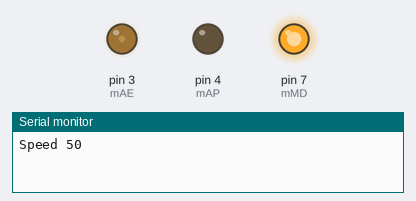
A sketch run on a simulated Arduino Uno, built with avr-gcc and run on an emulated ATmega328P. Shown: output pins drawn as LEDs (lit = HIGH), the last lines printed to the serial monitor.

Above: at 0.05 s.
At 1.5 s:
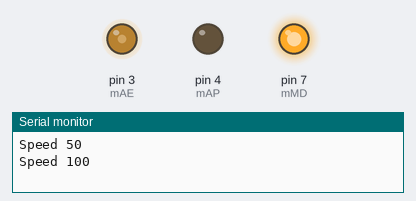
At 3.0 s:
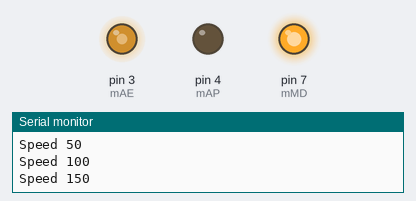
At 6.0 s:
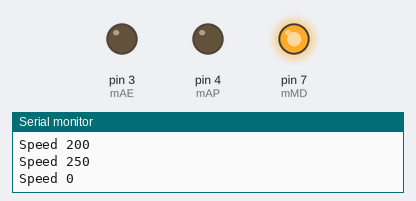
Timing chart, 0 to 7.8 s (numbered marks = the images above):
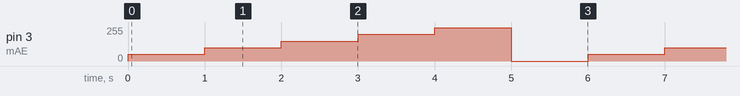

The sketch:

motor_test.ino
```cpp
// Declare motor cotrol PIN
const int mAE = 3;  // PMW	-Enable
const int mAP = 4;  // Digital	-PHASE
const int mMD = 7;  // PMW

// For motor shield "DRV8835搭載デュアルモータードライバシールド"
// const int mAE = 6;  // PMW	-Enable
// const int mAP = 8;  // Digital	-PHASE
// const int mMD = 7;  // PMW

void setup() {
  // Setting output motor PIN
  pinMode(mAE, OUTPUT);
  pinMode(mAP, OUTPUT);
  pinMode(mMD, OUTPUT);

  // Setting PHASE - ENABLE
  digitalWrite(mMD, HIGH);

  // Serial COM port for display out
  Serial.begin(9600);
}

void loop() {
  // TODO: Class and For loop
  analogWrite(mAE, 50);		// ENABLE set 0 ~ 255
  digitalWrite(mAP, LOW);		// PHASE set LOW=0, HIGH=1
  Serial.println("Speed 50");  	// Display speed
  delay(1000);

  analogWrite(mAE, 100);
  digitalWrite(mAP, LOW);
  Serial.println("Speed 100");
  delay(1000);

  analogWrite(mAE, 150);
  digitalWrite(mAP, 0);
  Serial.println("Speed 150");
  delay(1000);

  analogWrite(mAE, 200);
  digitalWrite(mAP, 0);
  Serial.println("Speed 200");
  delay(1000);

  analogWrite(mAE, 250);
  digitalWrite(mAP, 0);
  Serial.println("Speed 250");
  delay(1000);

  analogWrite(mAE, 0);
  digitalWrite(mAP, LOW);
  Serial.println("Speed 0");
  delay(1000);

}
```

Measured:
- by itself, pin 3 (mAE): repeats every 6.0 s: 100/255 1.0 s, 150/255 1.0 s, 200/255 1.0 s, 250/255 1.0 s, 0/255 1.0 s, 50/255 1.0 s
